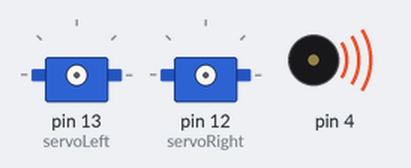
A sketch run on a simulated Arduino Uno, built with avr-gcc and run on an emulated ATmega328P. Parts: 2 × servo, buzzer (waves = sounding).

Above: at 0.1 s.
At 1.1 s:
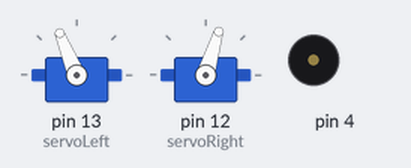
At 3.1 s:
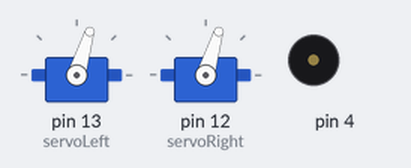
At 3.7 s:
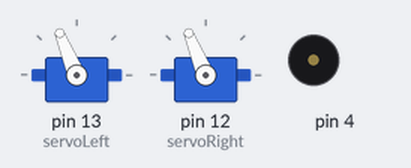
At 4.3 s:
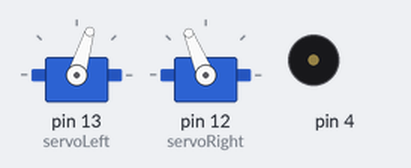
At 6.3 s:
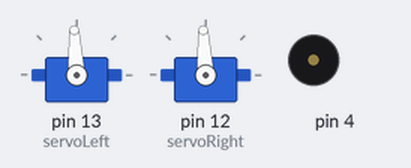
Timing chart, 0 to 7.8 s (numbered marks = the images above):
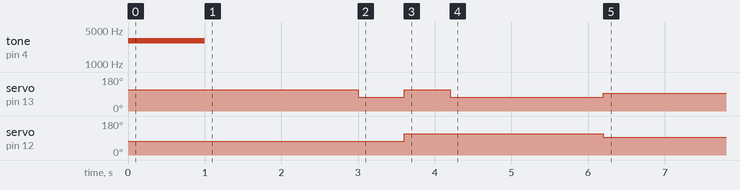

The sketch:

Servo12.ino
```cpp
/* Servo12 */
/* 사용자 함수로 주행하기 */
#include <Servo.h> // Include servo library
Servo servoLeft; // Declare left and right servos
Servo servoRight;
void setup() { // Built-in initialization block
  tone(4, 3000, 1000); // Play tone for 1 seconds
  delay(1000); // Delay to finish tone
  servoLeft.attach(13); // Attach left signal to pin 13
  servoRight.attach(12); // Attach right signal to pin 12
  maneuver(200, 200, 2000); // Forward 2 seconds
  maneuver(-200, 200, 600); // Left 0.6 seconds
  maneuver(200, -200, 600); // Right 0.6 seconds
  maneuver(-200, -200, 2000); // Backward 2 seconds
  maneuver(0, 0, -1); // Disable servors
}

void loop() { // Main loop auto-repeats
  // Empty, nothing needs repeating
}
void maneuver(int speedLeft, int speedRight, int msTime)
{ // speedLeft, speedRight ranges: Backward Linear Stop Linear Forward
  // -200 -100...0...100 200
  servoLeft.writeMicroseconds(1500+speedLeft); // Set left servo speed
  servoRight.writeMicroseconds(1500-speedRight); // Set right servo speed
  if(msTime == -1) // if msTime = -1
  {
    servoLeft.detach(); // Stop servo signals
    servoRight.detach();
  }
  delay(msTime); // Delay for msTime
}
```

Measured:
- by itself, tone on pin 4: silent → 3000 Hz at 0.00 s, → silent 1.0 s later
- by itself, servo on pin 13 (servoLeft): 112° → 73° at 3.0 s, → 112° 0.60 s later, → 73° 0.60 s later, → 93° 2.0 s later
- by itself, servo on pin 12 (servoRight): 73° → 112° at 3.6 s, → 93° 2.6 s later
